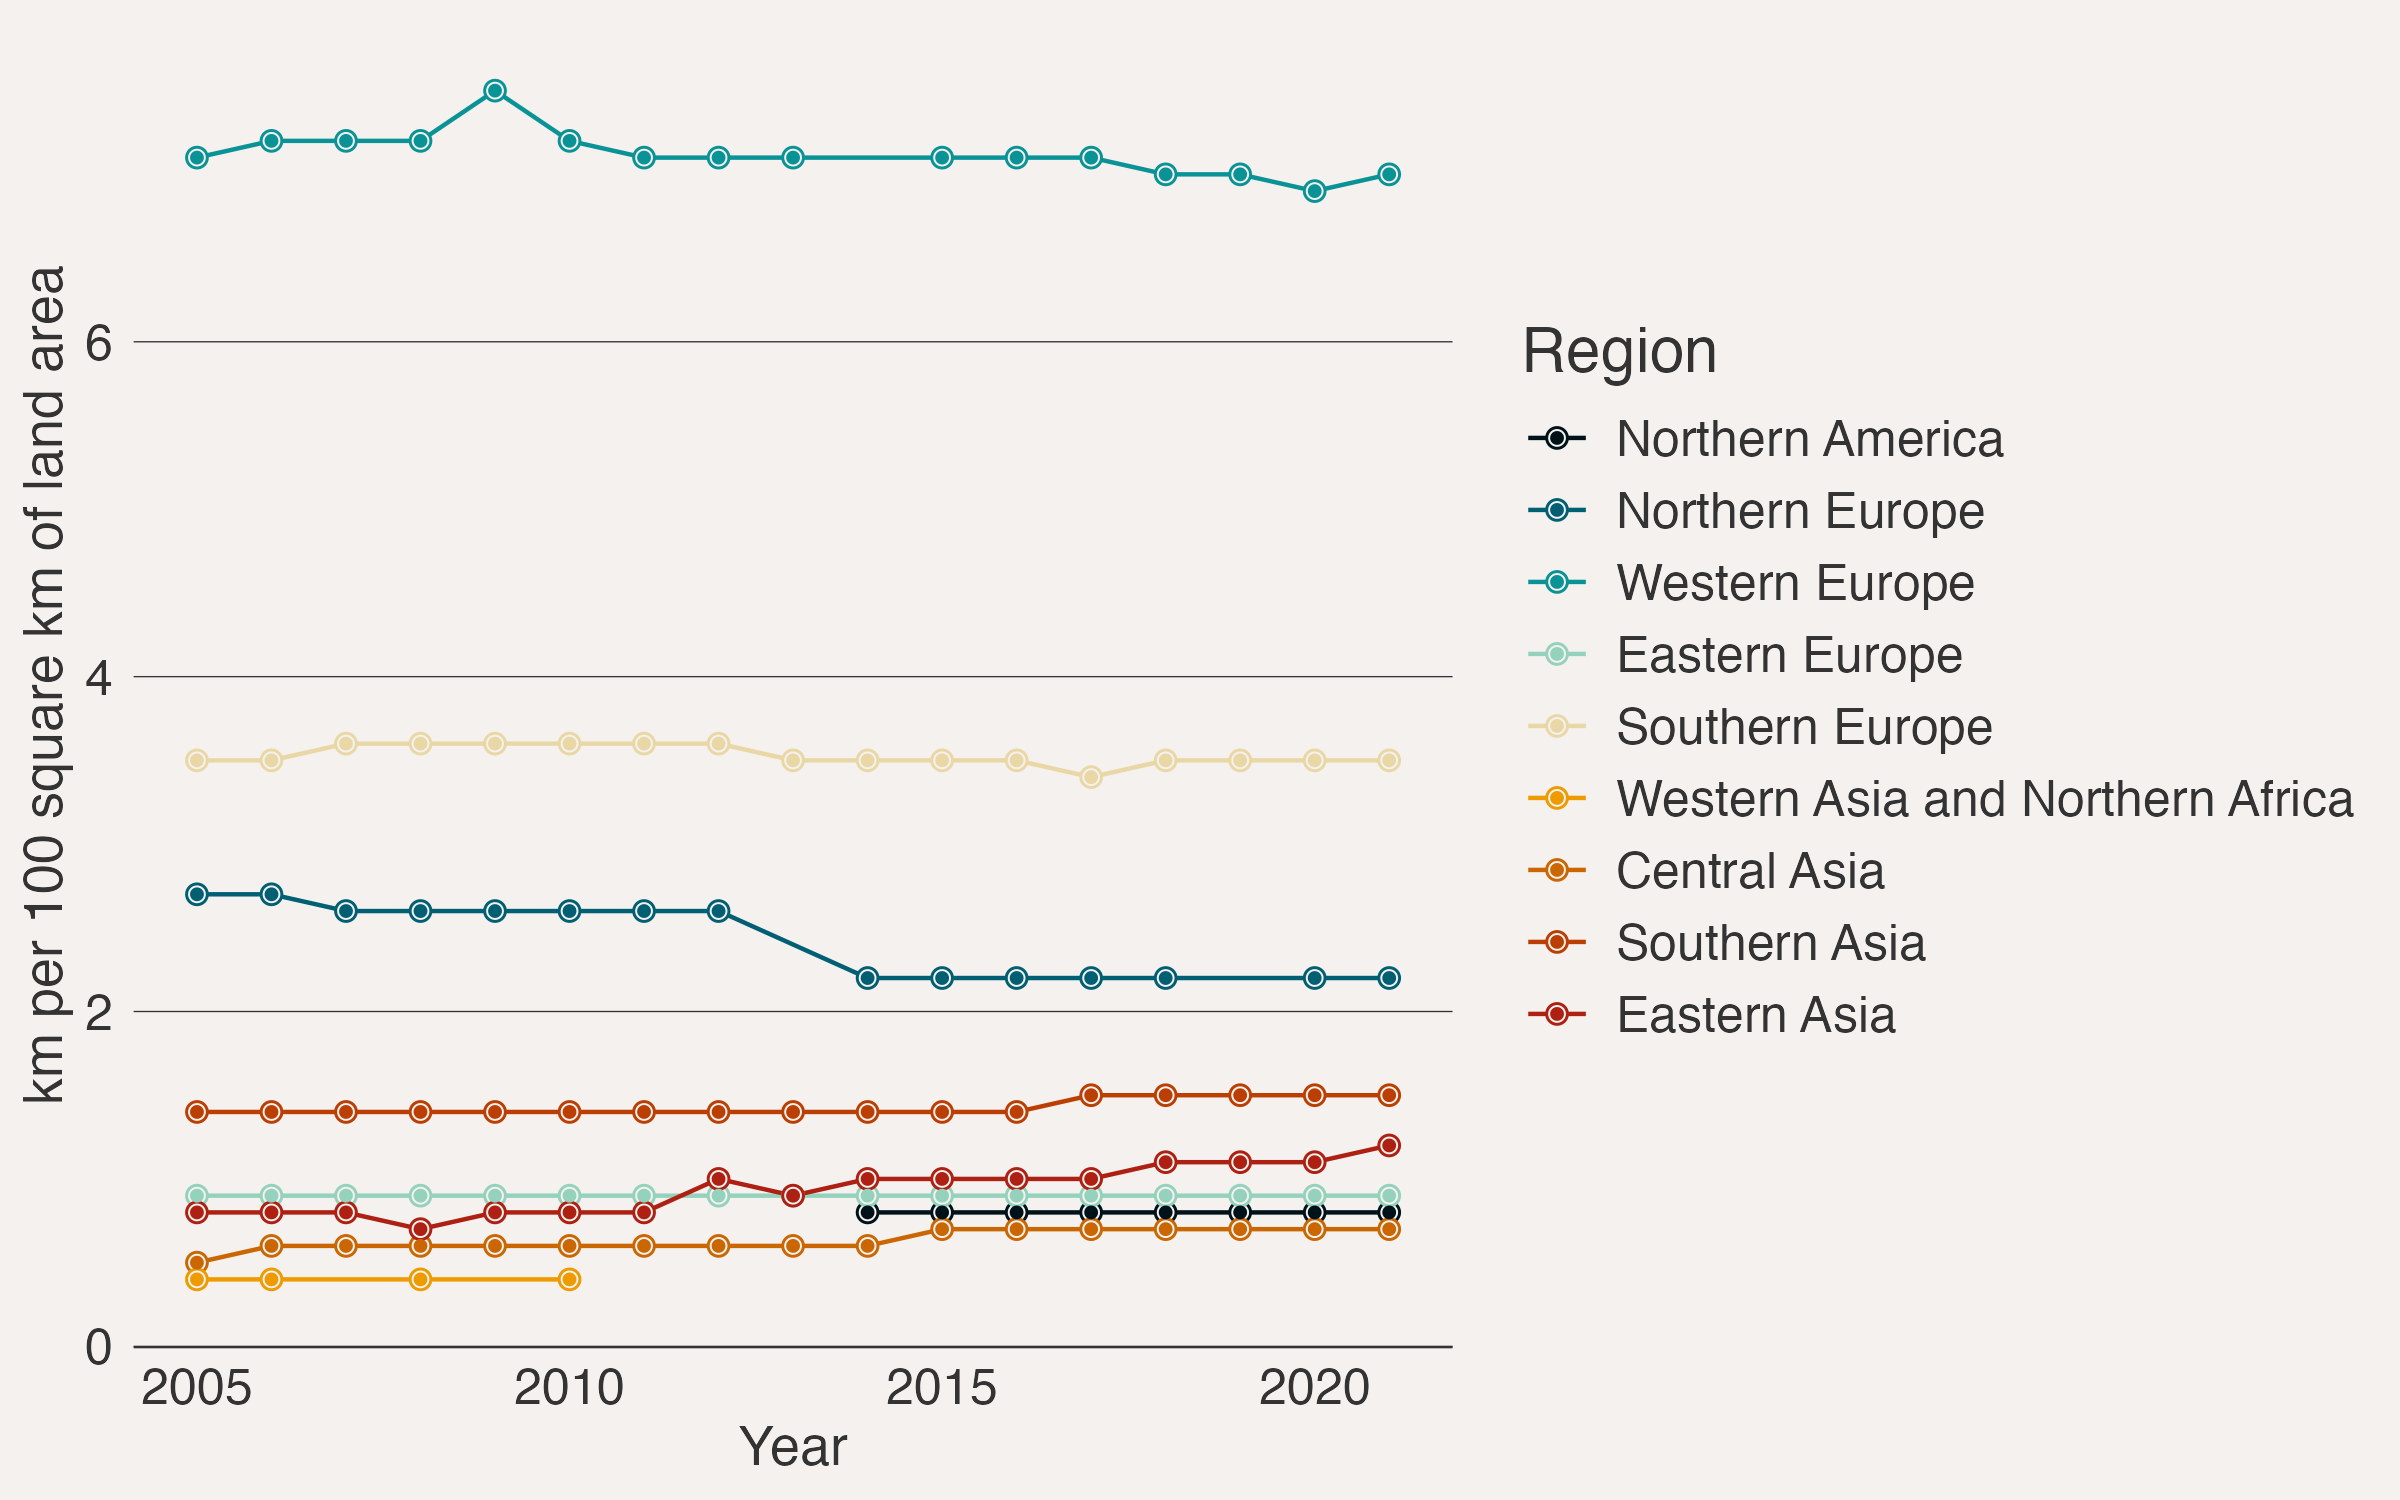

Reproduce this figure in R.
setwd("~/Desktop/TidyTuesday")

library(tidyverse)
library(sf)
library(scico)

tuesdata = tidytuesdayR::tt_load('2025-10-14')
food_security = tuesdata$food_security

rail_data = food_security %>%
  filter(Item == "Rail lines density (total route in km per 100 square km of land area)",
         Area %in% c("Northern America", 
                     "Northern Europe", "Western Europe", "Eastern Europe", "Southern Europe", 
                     "Western Asia and Northern Africa", "Central Asia", "Southern Asia", 
                     "Eastern Asia"))

rail_data$Area = factor(rail_data$Area, levels = c("Northern America", 
                                                    "Northern Europe", "Western Europe", "Eastern Europe", "Southern Europe", 
                                                    "Western Asia and Northern Africa", "Central Asia", "Southern Asia", 
                                                    "Eastern Asia"))
ggplot() + theme_classic() +
  ggtitle('Railroad tracks around the world') + 
  geom_line(data = rail_data, aes(x = Year_Start, y = Value, color = Area)) +
  geom_point(data = rail_data, aes(x = Year_Start, y = Value, color = Area), shape = 21, size = 2, fill = '#f4f1ee') +
  geom_point(data = rail_data, aes(x = Year_Start, y = Value, color = Area), shape = 20, size = 1.5) +
  scale_x_continuous(expand = c(.05, .05), name = 'Year') +
  scale_y_continuous(expand = c(.05, .05), name = 'km per 100 square km of land area') +
  scale_color_manual(name = 'Region',
                     values = c("Northern America" ='#001219',
                                      "Northern Europe" = '#005f73',
                                      "Western Europe" = '#0a9396',
                                      "Eastern Europe" = '#94d2bd',
                                      "Southern Europe" = '#e9d8a6',
                                      "Western Asia and Northern Africa" = '#ee9b00',
                                      "Central Asia" = '#ca6702',
                                      "Southern Asia" = '#bb3e03',
                                      "Eastern Asia" = '#ae2012')) +
  theme(text = element_text(size = 15, color = 'grey20'),
        legend.background = element_rect(fill='#f4f1ee', color = NA),
        legend.box.background = element_rect(fill='#f4f1ee', color = NA),
        panel.background = element_rect(fill = '#f4f1ee', colour = NA),  
        plot.background = element_rect(fill = '#f4f1ee', colour = NA),
        strip.background = element_rect(fill = '#f4f1ee', color = NA),
        axis.line.y = element_blank(),
        axis.line.x = element_line(color = 'grey20', linewidth = 0.25),
        axis.ticks = element_blank(),
        axis.title = element_text(size = 13),
        axis.text = element_text(color = 'grey20'),
        panel.grid.major.y = element_line(color = 'grey20', linewidth = 0.15))

ggsave('251014.png', width = 8, height = 5, dpi = 300)        
